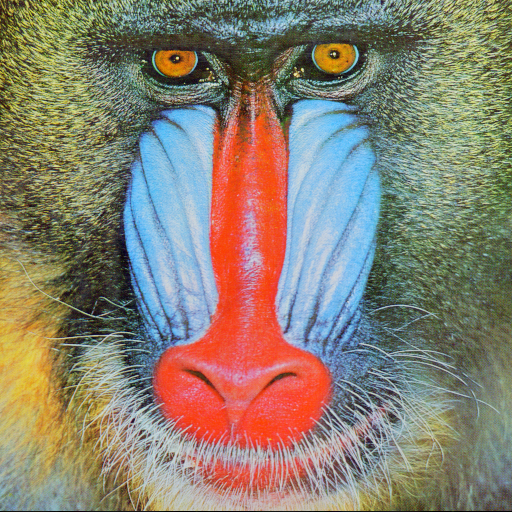
#> input picture Sample/Images/baboon.png, 512 x 512 px, found by its file name
$ python 8_Img_Translation.py   (Python 2 division)
#> lines starting #> are read from the running program, lines starting #| are printed output that depends on the picture
# Author - Shubham Nikam

# Script to translate image using Warpaffine

import cv2
import numpy as np

img=cv2.imread('baboon.png')
#> img is the input picture: shape (512, 512, 3); mean B, G, R 113.1, 128.9, 137.4

cv2.imshow('Baboon Image',img)
cv2.waitKey(0)

# storing height and width of image

height,width=img.shape[:2]
#> height = 512; width = 512

print height
#| 512
print width
#| 512

q_height,q_width=height/4,width/4
#> q_height = 128; q_width = 128

print q_height
#| 128
print q_width
#| 128


# Using Translation Matrix T

T=np.float32([[1,0,q_width],[0,1,q_height]])
#> T = [[1, 0, 128], [0, 1, 128]]
print T
#| [[  1.   0. 128.]
#|  [  0.   1. 128.]]

# Using WarpAffine Translation

img_traslated=cv2.warpAffine(img,T,(width,height))
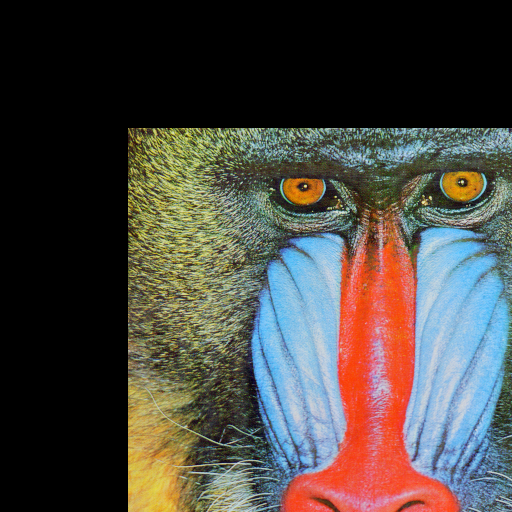
#> img_traslated: shape (512, 512, 3); mean B, G, R 65.7, 71.2, 75.4
cv2.imshow('Translated Image',img_traslated)
cv2.waitKey(0)

cv2.destroyAllWindows()

# Image Rotation using Transpose Concept

rotated_img=cv2.transpose(img)
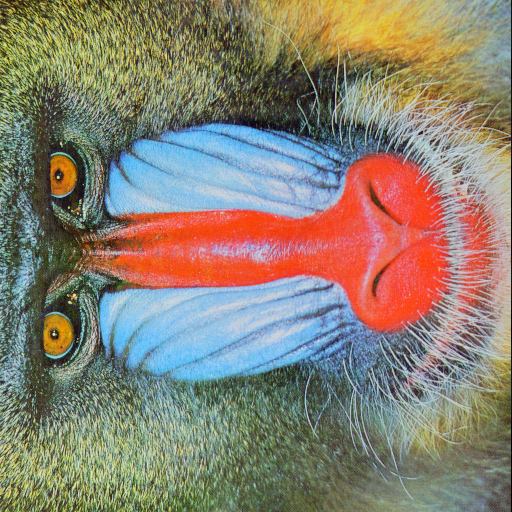
#> rotated_img: shape (512, 512, 3); mean B, G, R 113.1, 128.9, 137.4

cv2.imshow('Original Image',img)
cv2.imshow('Rotated Image',rotated_img)
cv2.waitKey(0)
cv2.destroyAllWindows()
